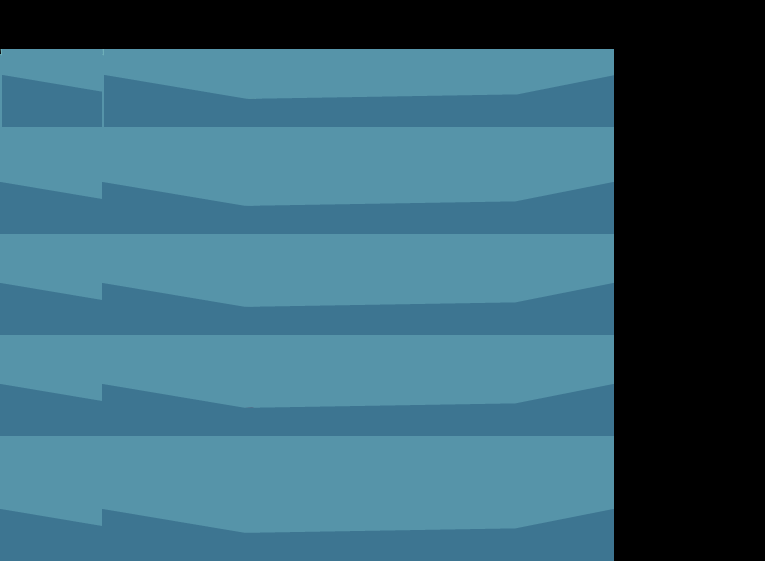

This is a level from a 2D game, rendered from its Tiled map with the project's own tilesets. A one-line summary and the complete map file follow:
An orthogonal 15x11 tile map with 51x51 px tiles, 1 tile layer (Tile Layer 1).

<map version="1.10" tiledversion="1.10.2" orientation="orthogonal" renderorder="right-down" width="15" height="11" tilewidth="51" tileheight="51" infinite="0" nextlayerid="2" nextobjectid="1">
 <tileset firstgid="1" source="polar_middle.tsx" />
 <layer id="1" name="Tile Layer 1" width="15" height="11">
  <data encoding="csv">
0,0,0,0,0,0,0,0,0,0,0,0,0,0,0,
0,0,0,0,0,0,0,0,0,0,0,0,0,0,0,
0,0,0,0,0,0,0,0,0,0,0,0,0,0,0,
0,0,0,0,0,0,0,0,0,0,0,0,0,0,0,
0,0,0,0,0,0,0,0,0,0,0,0,0,0,0,
0,0,0,0,0,0,0,0,0,0,0,0,0,0,0,
0,0,0,0,0,0,0,0,0,0,0,0,0,0,0,
0,0,0,0,0,0,0,0,0,0,0,0,0,0,0,
0,0,0,0,0,0,0,0,0,0,0,0,0,0,0,
0,0,0,0,0,0,0,0,0,0,0,0,0,0,0,
1,0,1,0,0,0,0,0,0,0,0,0,0,0,0
</data>
 </layer>
</map>